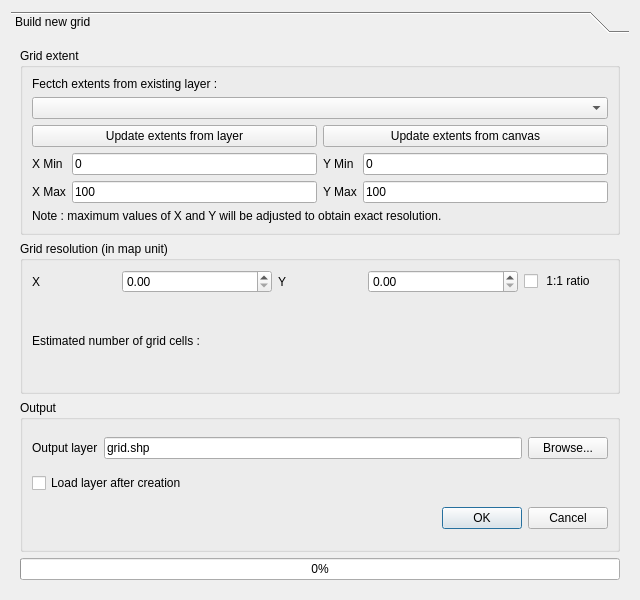
<?xml version="1.0" encoding="UTF-8"?>
<ui version="4.0">
 <class>QGridder</class>
 <widget class="QDialog" name="QGridder">
  <property name="geometry">
   <rect>
    <x>0</x>
    <y>0</y>
    <width>640</width>
    <height>600</height>
   </rect>
  </property>
  <property name="maximumSize">
   <size>
    <width>16777215</width>
    <height>600</height>
   </size>
  </property>
  <property name="windowTitle">
   <string>Create a new grid</string>
  </property>
  <layout class="QVBoxLayout" name="verticalLayout_7">
   <item>
    <widget class="QToolBox" name="toolBox">
     <property name="currentIndex">
      <number>0</number>
     </property>
     <widget class="QWidget" name="page_grid">
      <property name="geometry">
       <rect>
        <x>0</x>
        <y>0</y>
        <width>622</width>
        <height>547</height>
       </rect>
      </property>
      <attribute name="label">
       <string>Build new grid</string>
      </attribute>
      <layout class="QVBoxLayout" name="verticalLayout">
       <item>
        <widget class="QGroupBox" name="groupBox">
         <property name="maximumSize">
          <size>
           <width>16777215</width>
           <height>225</height>
          </size>
         </property>
         <property name="title">
          <string>Grid extent</string>
         </property>
         <layout class="QGridLayout" name="gridLayout_4">
          <item row="2" column="0">
           <layout class="QGridLayout" name="gridLayout_3">
            <item row="0" column="0">
             <widget class="QPushButton" name="buttonUpdateFromLayer">
              <property name="text">
               <string>Update extents from layer</string>
              </property>
             </widget>
            </item>
            <item row="0" column="1">
             <widget class="QPushButton" name="buttonUpdateFromCanvas">
              <property name="text">
               <string>Update extents from canvas</string>
              </property>
             </widget>
            </item>
           </layout>
          </item>
          <item row="1" column="0">
           <widget class="QComboBox" name="listSourceLayer"/>
          </item>
          <item row="3" column="0">
           <layout class="QGridLayout" name="gridLayout_2">
            <item row="0" column="1">
             <widget class="QLineEdit" name="textXmin">
              <property name="text">
               <string>0</string>
              </property>
             </widget>
            </item>
            <item row="0" column="2">
             <widget class="QLabel" name="label_2">
              <property name="text">
               <string>Y Min</string>
              </property>
             </widget>
            </item>
            <item row="0" column="3">
             <widget class="QLineEdit" name="textYmin">
              <property name="text">
               <string>0</string>
              </property>
             </widget>
            </item>
            <item row="0" column="0">
             <widget class="QLabel" name="label_3">
              <property name="text">
               <string>X Min</string>
              </property>
             </widget>
            </item>
            <item row="1" column="3">
             <widget class="QLineEdit" name="textYmax">
              <property name="text">
               <string>100</string>
              </property>
             </widget>
            </item>
            <item row="1" column="2">
             <widget class="QLabel" name="label_4">
              <property name="text">
               <string>Y Max</string>
              </property>
             </widget>
            </item>
            <item row="1" column="0">
             <widget class="QLabel" name="label_1">
              <property name="text">
               <string>X Max</string>
              </property>
             </widget>
            </item>
            <item row="1" column="1">
             <widget class="QLineEdit" name="textXmax">
              <property name="text">
               <string>100</string>
              </property>
             </widget>
            </item>
           </layout>
          </item>
          <item row="0" column="0">
           <widget class="QLabel" name="label_7">
            <property name="text">
             <string>Fectch extents from existing layer : </string>
            </property>
           </widget>
          </item>
          <item row="4" column="0">
           <widget class="QLabel" name="label_8">
            <property name="text">
             <string>Note : maximum values of X and Y will be adjusted to obtain exact resolution.</string>
            </property>
           </widget>
          </item>
         </layout>
        </widget>
       </item>
       <item>
        <widget class="QGroupBox" name="groupBox_2">
         <property name="sizePolicy">
          <sizepolicy hsizetype="Preferred" vsizetype="Minimum">
           <horstretch>0</horstretch>
           <verstretch>0</verstretch>
          </sizepolicy>
         </property>
         <property name="minimumSize">
          <size>
           <width>0</width>
           <height>1</height>
          </size>
         </property>
         <property name="maximumSize">
          <size>
           <width>16777210</width>
           <height>168</height>
          </size>
         </property>
         <property name="title">
          <string>Grid resolution (in map unit)</string>
         </property>
         <layout class="QGridLayout" name="gridLayout_9">
          <item row="0" column="0">
           <layout class="QGridLayout" name="gridLayout_5">
            <item row="0" column="4">
             <widget class="QDoubleSpinBox" name="sboxYres">
              <property name="enabled">
               <bool>true</bool>
              </property>
              <property name="minimumSize">
               <size>
                <width>150</width>
                <height>0</height>
               </size>
              </property>
              <property name="maximum">
               <double>1000000000.000000000000000</double>
              </property>
             </widget>
            </item>
            <item row="0" column="3">
             <widget class="QLabel" name="label_6">
              <property name="text">
               <string>Y</string>
              </property>
             </widget>
            </item>
            <item row="0" column="1">
             <widget class="QLabel" name="label_5">
              <property name="text">
               <string>X</string>
              </property>
             </widget>
            </item>
            <item row="0" column="2">
             <widget class="QDoubleSpinBox" name="sboxXres">
              <property name="minimumSize">
               <size>
                <width>150</width>
                <height>0</height>
               </size>
              </property>
              <property name="maximum">
               <double>1000000000.000000000000000</double>
              </property>
             </widget>
            </item>
            <item row="0" column="5">
             <widget class="QCheckBox" name="checkRatio">
              <property name="text">
               <string> 1:1 ratio</string>
              </property>
             </widget>
            </item>
           </layout>
          </item>
          <item row="1" column="0">
           <layout class="QGridLayout" name="gridLayout">
            <item row="0" column="0">
             <widget class="QLabel" name="label_13">
              <property name="text">
               <string>Estimated number of grid cells : </string>
              </property>
             </widget>
            </item>
            <item row="0" column="1">
             <widget class="QLabel" name="labelNumberCells">
              <property name="font">
               <font>
                <weight>75</weight>
                <bold>true</bold>
               </font>
              </property>
              <property name="focusPolicy">
               <enum>Qt::NoFocus</enum>
              </property>
              <property name="acceptDrops">
               <bool>false</bool>
              </property>
              <property name="text">
               <string/>
              </property>
              <property name="wordWrap">
               <bool>false</bool>
              </property>
              <property name="margin">
               <number>0</number>
              </property>
             </widget>
            </item>
           </layout>
          </item>
         </layout>
         <zorder>layoutWidget</zorder>
         <zorder>label_13</zorder>
         <zorder>labelNumberCells</zorder>
         <zorder>groupBox_3</zorder>
         <zorder>groupBox_3</zorder>
        </widget>
       </item>
       <item>
        <widget class="QGroupBox" name="groupBox_3">
         <property name="maximumSize">
          <size>
           <width>16777215</width>
           <height>200</height>
          </size>
         </property>
         <property name="title">
          <string>Output</string>
         </property>
         <property name="flat">
          <bool>false</bool>
         </property>
         <property name="checkable">
          <bool>false</bool>
         </property>
         <layout class="QGridLayout" name="gridLayout_6">
          <item row="0" column="0" colspan="2">
           <layout class="QGridLayout" name="gridLayout_7">
            <item row="3" column="1">
             <widget class="QLineEdit" name="textOutFilename">
              <property name="text">
               <string>grid.shp</string>
              </property>
             </widget>
            </item>
            <item row="3" column="2">
             <widget class="QPushButton" name="buttonBrowse">
              <property name="text">
               <string>Browse...</string>
              </property>
             </widget>
            </item>
            <item row="3" column="0">
             <widget class="QLabel" name="label">
              <property name="text">
               <string>Output layer</string>
              </property>
             </widget>
            </item>
           </layout>
          </item>
          <item row="1" column="0">
           <widget class="QCheckBox" name="checkLoadLayer">
            <property name="text">
             <string>Load layer after creation</string>
            </property>
            <property name="tristate">
             <bool>false</bool>
            </property>
           </widget>
          </item>
          <item row="2" column="1">
           <widget class="QDialogButtonBox" name="buttonBox">
            <property name="standardButtons">
             <set>QDialogButtonBox::Cancel|QDialogButtonBox::Ok</set>
            </property>
           </widget>
          </item>
         </layout>
        </widget>
       </item>
       <item>
        <widget class="QProgressBar" name="progressBarBuildGrid">
         <property name="value">
          <number>0</number>
         </property>
        </widget>
       </item>
      </layout>
     </widget>
    </widget>
   </item>
  </layout>
 </widget>
 <tabstops>
  <tabstop>listSourceLayer</tabstop>
  <tabstop>buttonUpdateFromLayer</tabstop>
  <tabstop>buttonUpdateFromCanvas</tabstop>
  <tabstop>textXmin</tabstop>
  <tabstop>textYmin</tabstop>
  <tabstop>textXmax</tabstop>
  <tabstop>textYmax</tabstop>
  <tabstop>sboxXres</tabstop>
  <tabstop>sboxYres</tabstop>
  <tabstop>checkRatio</tabstop>
  <tabstop>textOutFilename</tabstop>
  <tabstop>buttonBrowse</tabstop>
  <tabstop>checkLoadLayer</tabstop>
 </tabstops>
 <resources/>
 <connections/>
</ui>
